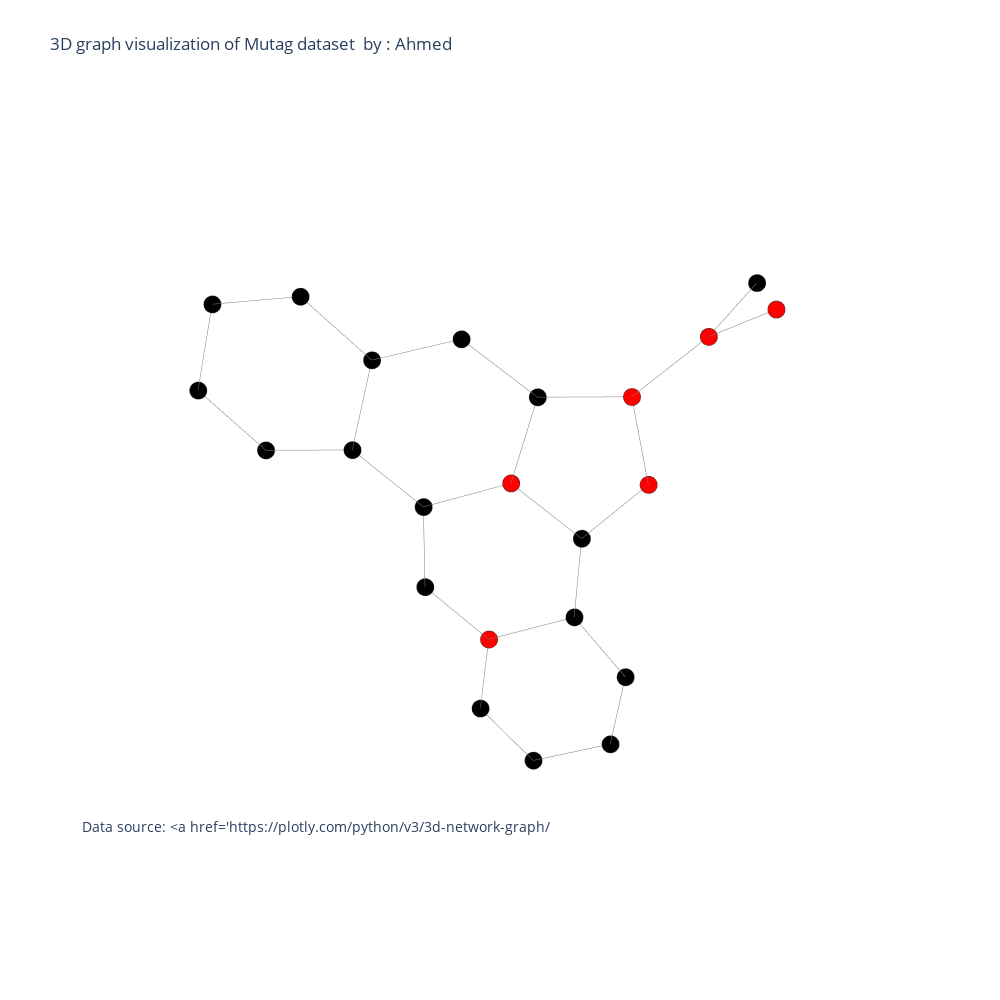

This figure's notebook cell:
### Code cell
import pandas as pd
import numpy as np
%matplotlib inline
import plotly.graph_objs as go
from  plotly.offline import plot
import chart_studio.plotly as py
import cufflinks as cf
cf.go_offline()
from plotly.offline import download_plotlyjs, init_notebook_mode, plot,iplot
init_notebook_mode(connected='true')
data=[trace1, trace2]
fig=go.Figure(data=data, layout=layout)

iplot(fig, filename='Les-Miserables')

### Figure 1 — Plotly figure (JSON) as saved in the notebook; plotly's stock layout.template omitted (floating-point values rounded to 4 significant figures)
{"data": [{"hoverinfo": "none", "line": {"color": "rgb(125,125,125)", "width": 1}, "mode": "lines", "type": "scatter3d", "x": [0.2149, -0.1815, null, 0.2149, 0.4032, null, -0.1815, -0.3263, null, -0.3263, -0.1553, null, -0.1553, 0.2678, null, -0.1553, -0.2716, null, 0.2678, 0.4032, null, 0.2678, 0.4964, null, 0.4964, 0.3958, null, 0.3958, 0.6382, null, 0.3958, -0.02067, null, 0.6382, 1.029, null, 0.6382, 0.4343, null, 1.029, 1.24, null, 1.24, 1.043, null, 1.043, 0.6562, null, 0.6562, 0.4343, null, 0.4343, 0.03371, null, 0.03371, -0.2238, null, -0.2238, -0.02067, null, -0.2238, -0.6129, null, -0.02067, -0.2716, null, -0.2716, -0.6092, null, -0.6092, -0.6129, null, -0.6129, -0.9642, null, -0.9642, -0.8753, null, -0.9642, -1.545, null], "y": [0.7042, 1.129, null, 0.7042, 0.3171, null, 1.129, 1.103, null, 1.103, 0.7269, null, 0.7269, 0.2773, null, 0.7269, 0.6575, null, 0.2773, 0.3171, null, 0.2773, -0.1459, null, -0.1459, -0.2366, null, -0.2366, -0.6761, null, -0.2366, 0.2113, null, -0.6761, -1.153, null, -0.6761, -0.6407, null, -1.153, -1.558, null, -1.558, -1.517, null, -1.517, -1.057, null, -1.057, -0.6407, null, -0.6407, -0.1962, null, -0.1962, 0.2523, null, 0.2523, 0.2113, null, 0.2523, 0.7287, null, 0.2113, 0.6575, null, 0.6575, 0.9328, null, 0.9328, 0.7287, null, 0.7287, 1.025, null, 1.025, 1.506, null, 1.025, 0.9732, null], "z": [-2.085, -1.876, null, -2.085, -1.659, null, -1.876, -1.288, null, -1.288, -0.8325, null, -0.8325, -1.065, null, -0.8325, -0.2227, null, -1.065, -1.659, null, -1.065, -0.6803, null, -0.6803, -0.06609, null, -0.06609, 0.3154, null, -0.06609, 0.1476, null, 0.3154, 0.2758, null, 0.3154, 0.9405, null, 0.2758, 0.6716, null, 0.6716, 1.254, null, 1.254, 1.33, null, 1.33, 0.9405, null, 0.9405, 1.107, null, 1.107, 0.7539, null, 0.7539, 0.1476, null, 0.7539, 0.7899, null, 0.1476, -0.2227, null, -0.2227, 0.1988, null, 0.1988, 0.7899, null, 0.7899, 1.199, null, 1.199, 1.562, null, 1.199, 1.374, null]}, {"hoverinfo": "text", "marker": {"color": ["rgb(0,0,0)", "rgb(0,0,0)", "rgb(0,0,0)", "rgb(0,0,0)", "rgb(256,0,0)", "rgb(0,0,0)", "rgb(0,0,0)", "rgb(0,0,0)", "rgb(0,0,0)", "rgb(0,0,0)", "rgb(0,0,0)", "rgb(0,0,0)", "rgb(0,0,0)", "rgb(0,0,0)", "rgb(0,0,0)", "rgb(0,0,0)", "rgb(256,0,0)", "rgb(0,0,0)", "rgb(256,0,0)", "rgb(256,0,0)", "rgb(256,0,0)", "rgb(256,0,0)", "rgb(0,0,0)"], "colorscale": [[0, "#440154"], [0.1111, "#482878"], [0.2222, "#3e4989"], [0.3333, "#31688e"], [0.4444, "#26828e"], [0.5556, "#1f9e89"], [0.6667, "#35b779"], [0.7778, "#6ece58"], [0.8889, "#b5de2b"], [1, "#fde725"]], "line": {"color": "rgb(50,50,50)", "width": 0.5}, "size": 6, "symbol": "circle"}, "mode": "markers", "name": "actors", "text": ["0", "1", "2", "3", "4", "5", "6", "7", "8", "9", "10", "11", "12", "13", "14", "15", "16", "17", "18", "19", "20", "21", "22"], "type": "scatter3d", "x": [0.2149, -0.1815, -0.3263, -0.1553, 0.2678, 0.4032, 0.4964, 0.3958, 0.6382, 1.029, 1.24, 1.043, 0.6562, 0.4343, 0.03371, -0.2238, -0.02067, -0.2716, -0.6092, -0.6129, -0.9642, -0.8753, -1.545], "y": [0.7042, 1.129, 1.103, 0.7269, 0.2773, 0.3171, -0.1459, -0.2366, -0.6761, -1.153, -1.558, -1.517, -1.057, -0.6407, -0.1962, 0.2523, 0.2113, 0.6575, 0.9328, 0.7287, 1.025, 1.506, 0.9732], "z": [-2.085, -1.876, -1.288, -0.8325, -1.065, -1.659, -0.6803, -0.06609, 0.3154, 0.2758, 0.6716, 1.254, 1.33, 0.9405, 1.107, 0.7539, 0.1476, -0.2227, 0.1988, 0.7899, 1.199, 1.562, 1.374]}], "layout": {"annotations": [{"font": {"size": 14}, "showarrow": false, "text": "Data source: <a href='https://plotly.com/python/v3/3d-network-graph/</a>", "x": 0, "xanchor": "left", "xref": "paper", "y": 0.1, "yanchor": "bottom", "yref": "paper"}], "height": 1000, "hovermode": "closest", "margin": {"t": 100}, "scene": {"xaxis": {"showbackground": false, "showgrid": false, "showline": false, "showticklabels": false, "title": {"text": ""}, "zeroline": false}, "yaxis": {"showbackground": false, "showgrid": false, "showline": false, "showticklabels": false, "title": {"text": ""}, "zeroline": false}, "zaxis": {"showbackground": false, "showgrid": false, "showline": false, "showticklabels": false, "title": {"text": ""}, "zeroline": false}}, "showlegend": false, "title": {"text": "3D graph visualization of Mutag dataset  by : Ahmed"}, "width": 1000}}
